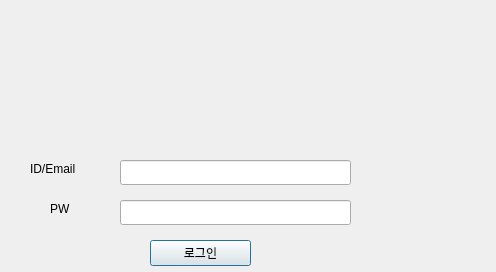
<?xml version="1.0" encoding="UTF-8"?>
<ui version="4.0">
 <class>Dialog</class>
 <widget class="QDialog" name="Dialog">
  <property name="geometry">
   <rect>
    <x>0</x>
    <y>0</y>
    <width>496</width>
    <height>272</height>
   </rect>
  </property>
  <property name="windowTitle">
   <string>Dialog</string>
  </property>
  <widget class="QLabel" name="label_2">
   <property name="geometry">
    <rect>
     <x>30</x>
     <y>10</y>
     <width>341</width>
     <height>131</height>
    </rect>
   </property>
   <property name="text">
    <string/>
   </property>
   <property name="pixmap">
    <pixmap>../Front/img/daARA logo 2.png</pixmap>
   </property>
  </widget>
  <widget class="QLabel" name="label">
   <property name="geometry">
    <rect>
     <x>30</x>
     <y>160</y>
     <width>71</width>
     <height>18</height>
    </rect>
   </property>
   <property name="text">
    <string>ID/Email</string>
   </property>
  </widget>
  <widget class="QLabel" name="label_3">
   <property name="geometry">
    <rect>
     <x>50</x>
     <y>200</y>
     <width>31</width>
     <height>18</height>
    </rect>
   </property>
   <property name="text">
    <string>PW</string>
   </property>
  </widget>
  <widget class="QLineEdit" name="lineEdit">
   <property name="geometry">
    <rect>
     <x>120</x>
     <y>160</y>
     <width>231</width>
     <height>25</height>
    </rect>
   </property>
  </widget>
  <widget class="QLineEdit" name="lineEdit_2">
   <property name="geometry">
    <rect>
     <x>120</x>
     <y>200</y>
     <width>231</width>
     <height>25</height>
    </rect>
   </property>
   <property name="echoMode">
    <enum>QLineEdit::Password</enum>
   </property>
  </widget>
  <widget class="QPushButton" name="loginBTN">
   <property name="geometry">
    <rect>
     <x>150</x>
     <y>240</y>
     <width>101</width>
     <height>26</height>
    </rect>
   </property>
   <property name="text">
    <string>로그인</string>
   </property>
  </widget>
 </widget>
 <resources/>
 <connections/>
</ui>
